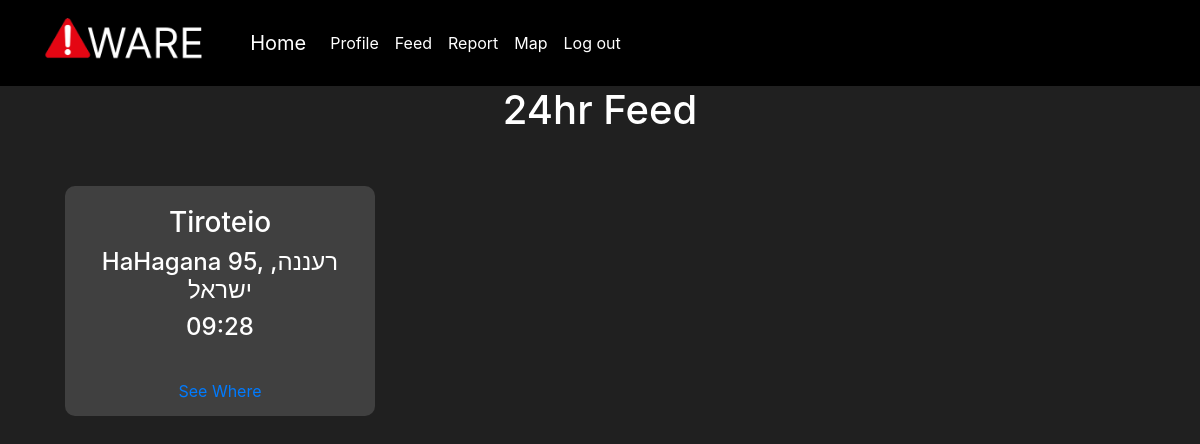
The page /feed on the database as committed earlier.
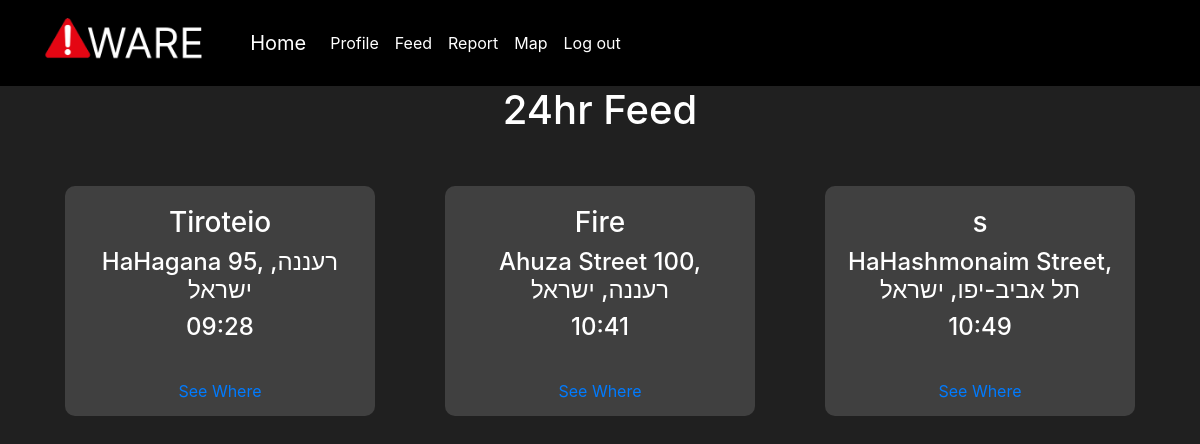
The same page on the database as committed later.
### app.py (models this page shows, shortened)
class Markers(db.Model):
    _id = db.Column("id", db.Integer, primary_key=True)
    lat = db.Column(db.String(100))
    lng = db.Column(db.String(100))
    address = db.Column(db.String(100))
    title = db.Column(db.String(100))
    creator = db.Column(db.String(100))
    creation = db.Column(db.DateTime)

### app.py (the view)
@app.route("/feed")
def feed():
    markers = Markers.query.all()
    for mark in markers:
        mrkDate = mark.creation
        now = datetime.now()
        delta = now - mrkDate
        if delta.days >= 1:
            Markers.query.filter_by(creation=mrkDate).delete()
            db.session.commit()
    markers = Markers.query.order_by(Markers.creation).all()
    print(markers)
    return render_template("feed.html", feedData=markers)

### templates/feed.html (shortened to what this page needs)
{% extends "base.html" %}
{% block content %}
<h1 class="center">24hr Feed</h1>
<br/>
    {% if feedData %}
        <div class="container">
            <div class="row">
        {% for mrk in feedData %}
             <div class="col-lg-4 col-md-6 col-sm-12 markerbox">
                 <div class="markercontainer center" >
            <h3>{{mrk.title}}</h3>
            <h4>{{mrk.address}}</h4>
            <h4>{{mrk.creation.strftime("%H:%M")}}</h4>
            <a id="seewhere" class="nav-link bottom center" href="/map">See Where</a>
            </div>
            </div>
        {% endfor %}
            </div>
        </div>
    {% else %}
        <h3 class="center">Nothing to worry about</h3>
    {% endif %}
{% endblock %}

### templates/base.html (shortened to what this page needs)
<html>
<head>
    <link rel="stylesheet" href="https://cdn.jsdelivr.net/npm/bootstrap@4.3.1/dist/css/bootstrap.min.css">
    <link rel="stylesheet" type="text/css" href="{{ url_for('static', filename='style.css') }}">
    </head>
    <body>
    <nav class="navbar navbar-expand-lg" style="background-color: #000000;">
  <div class="container-fluid">
    <a class="logopic" href="#">
      <img src="      {{ url_for('static', filename='Aware.png') }}" alt="logo" height="50" id="logo">
    </a>
      <a class="navbar-brand" style="color: #FFFFFF" href="/">Home</a>
    <div class="collapse navbar-collapse" id="navbarNav">
      <ul class="navbar-nav">
        <li class="nav-item">
          <a class="nav-link active" style="color: #FFFFFF" aria-current="page" href="/user">Profile</a>
        </li>
        <li class="nav-item">
          <a class="nav-link" style="color: #FFFFFF" href="/feed">Feed</a>
        </li>
          <li class="nav-item">
          <a class="nav-link" style="color: #FFFFFF" href="/report">Report</a>
        </li>
          <li class="nav-item">
          <a class="nav-link" style="color: #FFFFFF" href="/map">Map</a>
        </li>
          <li class="nav-item">
          <a class="nav-link" style="color: #FFFFFF" href="/logout">Log out</a>
        </li>
      </ul>
    </div>
  </div>
</nav>
    <div class="container-fluid">
        {% block content %}
        {% endblock %}
    </div>
    </body>
</html>

### static/style.css (style rules this page uses)
body { color:white; background:#202020 }
#logo { margin: 10px; }
.bottom { position: absolute; bottom:5; }
.markercontainer { border-radius:10px; background:#404040 ; margin: 20px; padding: 20px; height: 230px; position: relative; }
#seewhere { left:0; width:100%; }
.center { text-align: center; }

Rows that differ between the two databases and show on the page:
added Markers: title "Fire", address "Ahuza Street 100, רעננה, ישראל", creation "10:41"
added Markers: title "s", address "HaHashmonaim Street, תל אביב-יפו, ישראל", creation "10:49"
